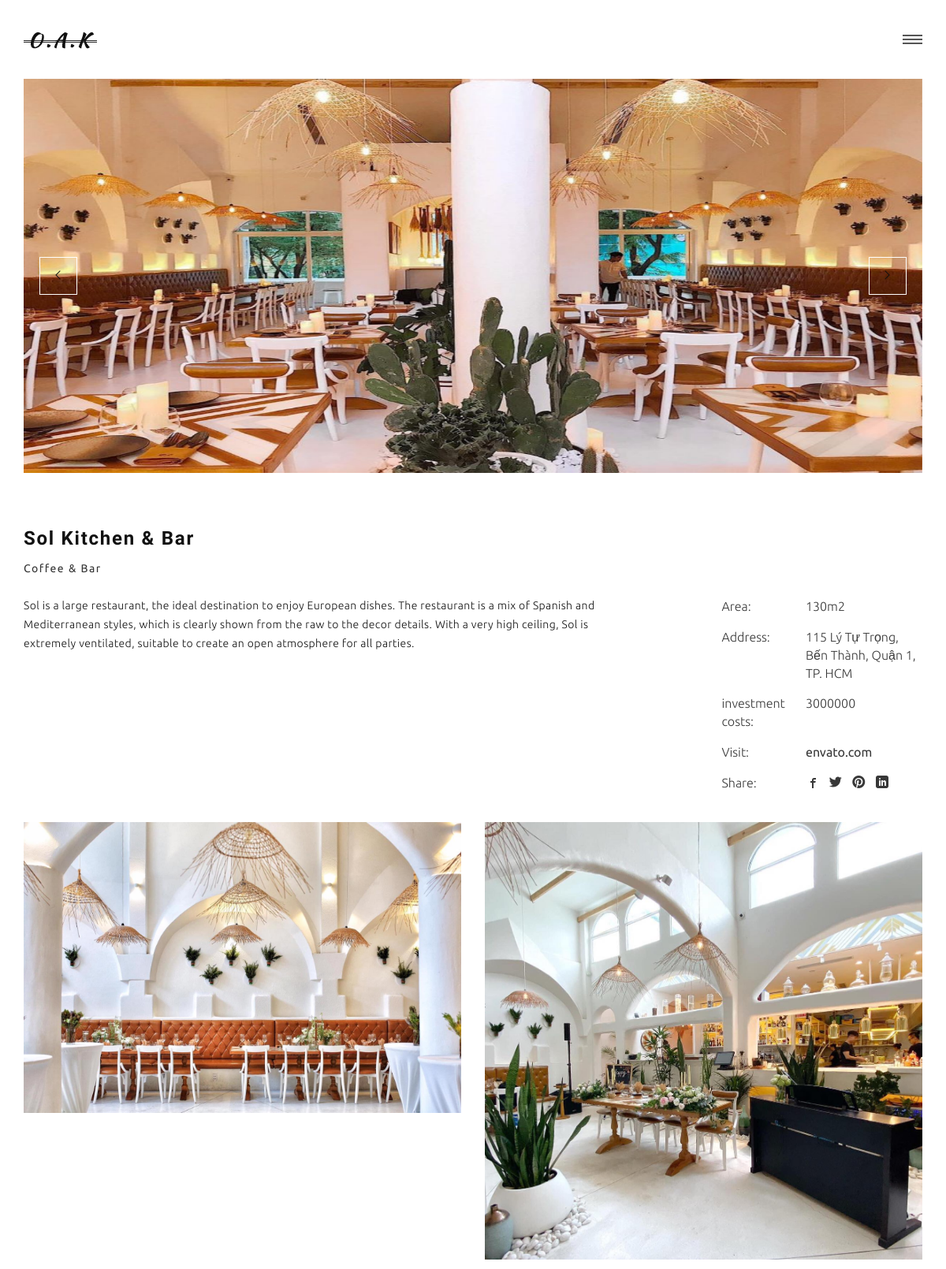
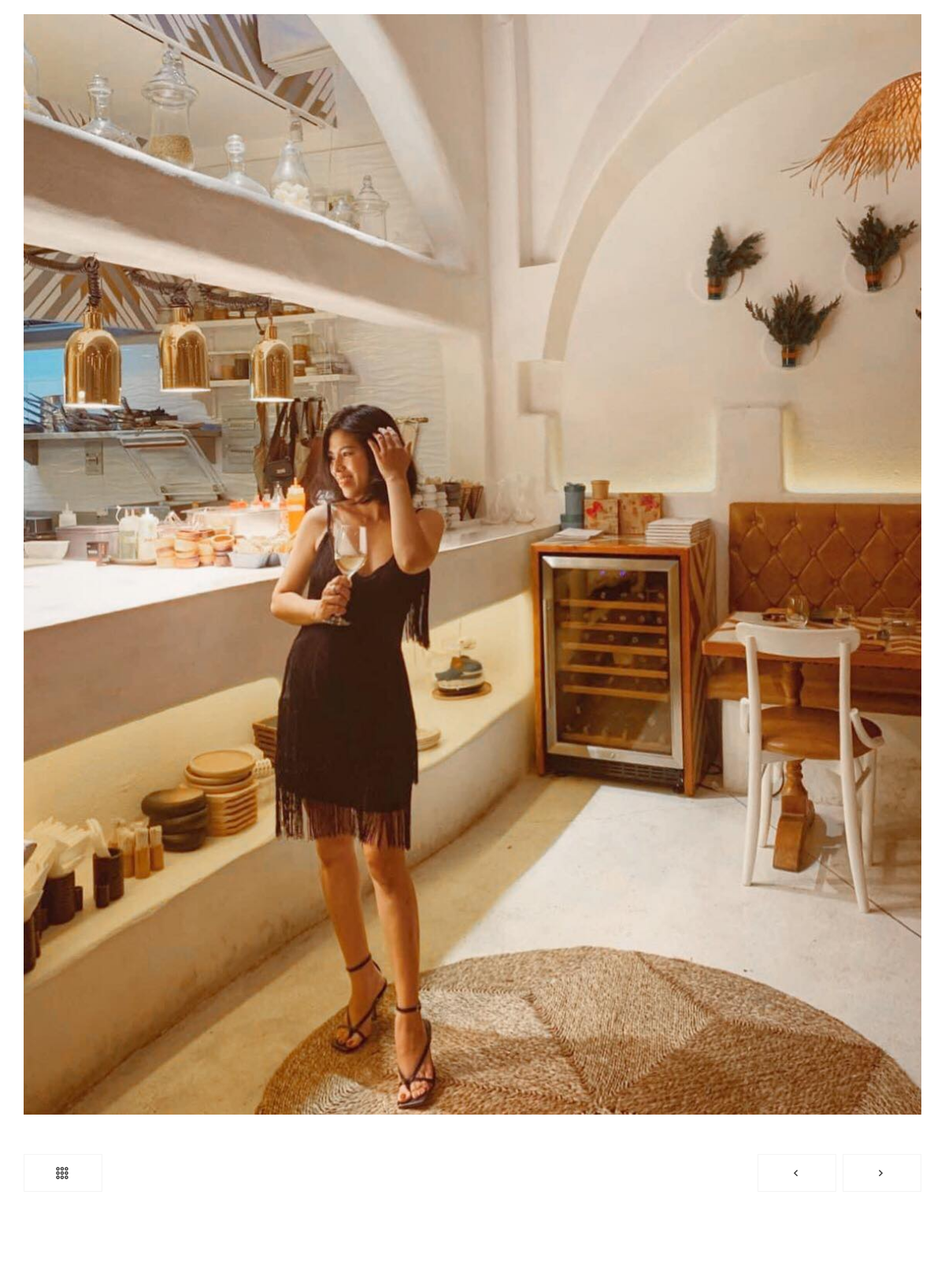
The app's page /singleproject/detail/111 (upper part) with its own data (2 pictures, top to bottom).
### tables this page shows
CREATE TABLE `tbl_project` (
  `id_project` int(11) NOT NULL,
  `title_project` varchar(255) NOT NULL,
  `desc_project` text NOT NULL,
  `price_project` int(100) NOT NULL,
  `area_project` varchar(100) NOT NULL,
  `id_category` int(11) NOT NULL,
  `image_1_project` varchar(255) NOT NULL,
  `image_2_project` varchar(255) NOT NULL,
  `image_3_project` varchar(255) NOT NULL,
  `image_4_project` varchar(255) NOT NULL,
  `image_5_project` varchar(100) NOT NULL,
  `address_project` varchar(100) NOT NULL
);

CREATE TABLE `tbl_category` (
  `id_category` int(11) NOT NULL,
  `title_category` varchar(255) NOT NULL,
  `desc_category` varchar(255) NOT NULL
);

### system/lib/load.php (called while the page is built, shortened)
<?php
class load
{
    public function view($filename, $data = null)
    {
        include 'app/view/' . $filename . '.php';
    }
    public function model($filename)
    {
        return new $filename;
    }
}

### app/controller/singleproject.php (called while the page is built, shortened)
<?php
class singleproject extends Dcontroller
{
    public function detail($id)
    {
        $projectmodel =  $this->load->model('productmodel');
        $categorytmodel =  $this->load->model('categorymodel');
        $table_name = 'tbl_project';
        $table_name_join = 'tbl_category';
        $data['category'] = $categorytmodel->similarbyidhome($table_name_join, $table_name,  $id);
        $data['project'] = $projectmodel->listprojectbyid($table_name, $table_name_join, $id);
        $this->load->view('header');
        $this->load->view('singleproject', $data);
        $this->load->view('footer');
    }
}

### index.php (called while the page is built, shortened)
<?php
$main = new main();

### system/lib/Database.php (called while the page is built, shortened)
<?php
class Database extends PDO
{
    public function select($sql, $data = array(), $fetchStyle = PDO::FETCH_ASSOC)
    {
        $statement = $this->prepare($sql);
        $statement->execute();
        return $statement->fetchAll();
    }
}

### app/model/productmodel.php (called while the page is built, shortened)
<?php
class productmodel extends Dmodel
{
    public function listprojectbyid($table_name, $table_name_join, $id)
    {
        $sql = "SELECT * FROM $table_name,$table_name_join WHERE $table_name.id_category = $table_name_join.id_category AND $table_name.id_project = $id ORDER BY $table_name.id_project DESC";
        return $this->db->select($sql);
    }
}

### system/lib/Dcontroller.php (called while the page is built, shortened)
<?php
class Dcontroller
{
    public function __construct()
    {
        $this->load = new load();
    }
}

### system/lib/Dmodel.php (called while the page is built, shortened)
<?php
class Dmodel
{
    public function __construct()
    {
        $connect = 'mysql:dbname=oak; host=localhost; charset=utf8';
        $user = 'root';
        $pass = '';
        $this->db = new Database($connect, $user, $pass);
    }
}

### app/view/singleproject.php (the view, shortened to what this page needs)
<div class="container">
    <div class="single-project-slider">
        <div class="owl-carousel single-slider">
            <?php foreach ($data['project'] as $key => $proc) {
            ?>
            <div><img style="width:1170px;height:500px;" class="img-responsive center-block"
                    src="<?= BASE_URL ?>public/uploads/project/<?= $proc['image_1_project'] ?>" alt="slider"></div>
            <?php } ?>
        </div>
        <div class="single-controls">
            <span class="arrow-left"><a class="prev-slide" href="javascript:void(0)"><i
                        class="pe-7s-angle-left"></i></a></span>
            <span class="arrow-right"><a class="next-slide" href="javascript:void(0)"><i
                        class="pe-7s-angle-right"></i></a></span>
        </div>
    </div>
</div>
<div class="container">
    <div class="single-portfolio-wrapper">
        <?php foreach ($data['project'] as $key => $proc) {
        ?>
        <div class="row">
            <div class="col-md-8 col-sm-8">
                <h1><?= $proc['title_project'] ?></h1>
                <span class="info"><?= $proc['title_category'] ?></span>
                <p><?= $proc['desc_project'] ?></p>
            </div>
            <div class="col-md-3 col-md-offset-1 col-sm-4">
                <div class="project-information">
                    <table class="table">
                        <tbody>
                            <tr>
                                <td>Area:</td>
                                <td><?= $proc['area_project'] ?></td>
                            </tr>
                            <tr>
                                <td>Address:</td>
                                <td><?= $proc['address_project'] ?></td>
                            </tr>
                            <tr>
                                <td>investment costs:</td>
                                <td><?= $proc['price_project'] ?></td>
                            </tr>
                            <tr>
                                <td>Visit:</td>
                                <td><a href="http://www.envato.com" target="_blank">envato.com</a></td>
                            </tr>
                            <tr>
                                <td>Share:</td>
                                <td>
                                    <ul class="social-buttons">
                                        <li><a href="javasript:void(0);" data-social="fb"><i
                                                    class="iconmoon-facebook"></i></a></li>
                                        <li>
                                            <a href="javascript:void(0);" data-social="tw"> <i
                                                    class="iconmoon-twitter"></i></a>
                                        </li>
                                        <li><a href="javascript:void(0);" data-social="pt"><i
                                                    class="iconmoon-pinterest"></i></a></li>
                                        <li><a href="javascript:void(0);" data-social="ln"><i
                                                    class="iconmoon-linkedin"></i></a></li>
                                    </ul>
                                </td>
                            </tr>
                        </tbody>
                    </table>
                </div>
            </div>
        </div>
        <?php } ?>
    </div>
</div>
<div class="container">
    <div class="single-project-details">
        <?php foreach ($data['project'] as $key => $proc) {
        ?>
        <div class="row">
            <div class="col-md-6 col-sm-6">
                <div class="single-project-images">
                    <img src="<?= BASE_URL ?>public/uploads/project/<?= $proc['image_3_project'] ?>"
                        alt="Single Project">
                </div>
            </div>
            <div class="col-md-6 col-sm-6">
                <div class="single-project-images">
                    <img src="<?= BASE_URL ?>public/uploads/project/<?= $proc['image_4_project'] ?>"
                        alt="Single Project">
                </div>
            </div>
            <div class="col-md-12">
                <div class="single-project-images">
                    <img src="<?= BASE_URL ?>public/uploads/project/<?= $proc['image_5_project'] ?>"
                        alt="Single Project">
                </div>
            </div>
        </div>
        <?php } ?>
    </div>
</div>
<div class="container">
    <div class="portfolio-controls">
        <div class="btn-project home-btn">
            <a href="#" data-hover="Home">
                <i class="pe-7s-keypad"></i>
            </a>
        </div>
        <div class="btn-project forward-btn">
            <a href="#" data-hover="Next">
                <i class="pe-7s-angle-right right"></i>
            </a>
        </div>
        <div class="btn-project back-btn">
            <a href="#" data-hover="Previous">
                <i class="pe-7s-angle-left left"></i>
            </a>
        </div>
    </div>
</div>

### system/lib/main.php (shortened to what this page needs)
<?php
class main
{
    public $url;
    public $controllerName = "index";
    public $methodName = "index";
    public $controllerPath = "app/controller/";
    public $controller;
    public function __construct()
    {
        $this->callMethod();
    }
    public function getUrl()
    {
        if (isset($_GET['url'])) {
            $this->url = $_GET['url'];
            if ($this->url != null) {
                $this->url = rtrim($this->url, '/');
                $this->url = explode('/', filter_var($this->url, FILTER_SANITIZE_URL));
            } else {
                unset($this->url);
            }
        }
    }
    public function loadController()
    {
        if (!isset($this->url[0])) {
            include_once($this->controllerPath . $this->controllerName . '.php');
            $this->controller = new $this->controllerName();
            $this->controller->{$this->methodName}();
        } else {
            $this->controllerName = $this->url[0];
            $fileName = $this->controllerPath . $this->controllerName . '.php';
            if (file_exists($fileName)) {
                if (class_exists($this->controllerName)) {
                    $this->controller = new $this->controllerName();
                } else {
                }
            } else {
                header("Location:" . BASE_URL . "index/notfound");
            }
        }
    }
    public function callMethod()
    {
        if (isset($this->url[2])) {
            $this->methodName = $this->url[1];
            if (method_exists($this->controller, $this->methodName)) {
                $this->controller->{$this->methodName}($this->url[2]);
            } else {
                header("Location:" . BASE_URL . "/index");
            }
        }
    }
}

### app/view/header.php (shortened to what this page needs)
<!doctype html>
<html class="no-js" lang="">
<head>
    <link rel="stylesheet" href="<?= BASE_URL ?>public/css/bootstrap.min.css">
    <link rel="stylesheet" href="<?= BASE_URL ?>public/css/owl.carousel.css">
    <link rel="stylesheet" href="<?= BASE_URL ?>public/css/owl.theme.css">
    <link rel="stylesheet" href="<?= BASE_URL ?>public/css/jquery.kenburnsy.css">
    <link rel="stylesheet" href="<?= BASE_URL ?>public/css/animate.css">
    <link rel="stylesheet" href="<?= BASE_URL ?>public/css/pe-icon-7-stroke.css">
    <link rel="stylesheet" href="<?= BASE_URL ?>public/css/iconmoon.css">
    <link rel="stylesheet" href="<?= BASE_URL ?>public/css/et-line.css">
    <link rel="stylesheet" href="<?= BASE_URL ?>public/css/ionicons.css">
    <link rel="stylesheet" href="<?= BASE_URL ?>public/css/magnific-popup.css">
    <link rel="stylesheet" type="text/css" href="<?= BASE_URL ?>public/css/tabs.css" />
    <link rel="stylesheet" type="text/css" href="<?= BASE_URL ?>public/css/tabstyles.css" />
    <link rel="stylesheet" href="<?= BASE_URL ?>public/css/loader-1.css">
    <link rel="stylesheet" href="<?= BASE_URL ?>public/css/main.css">
    <link rel="stylesheet" href="<?= BASE_URL ?>public/css/responsive.css">
</head>
<div class="header">
    <div class="container">
        <div class="logo">
            <a href="index.php">
                <img src="<?= BASE_URL ?>public/img/logo.png" alt="Logo">
            </a>
        </div>
        <button class="main-menu-indicator" id="open-button">
            <span class="line"></span>
        </button>
    </div>
</div>

### app/view/footer.php (shortened to what this page needs)
</body>
</html>

### public/css/main.css (style rules this page uses)
html { -webkit-font-smoothing: antialiased; -moz-osx-font-smoothing: grayscale; }
a { color: #383838; transition: all 0.5s; }
a, a:visited { font-weight: 400; text-decoration: none; }
p { color: #111111; line-height: 24px; font-size: 14px; font-weight: 100; clear: both; letter-spacing: 0.4px; }
h1 { font-size: 24px; font-weight: bold; }
h1, h2, h3, h4, h5, h6 { font-family: 'Lekton', sans-serif; letter-spacing: 1.3pt; color: #111111; clear: both; padding-bottom: 5px; }
ul { padding-left: 25px; }
ul li { list-style-type: inherit; }
.header { height: 100px; width: 100%; background: #fff; z-index: 9; position: relative; }
.logo { float: left; line-height: 100px; }
.main-menu-indicator { display: block; border: none; padding: 0; cursor: pointer; z-index: 1000; height: 62px; width: 25px; background: transparent; outline: 0; float: right; position: relative; margin: 17px 0 17px 0; }
.main-menu-indicator>span { transition: all 0.1s ease 0s; display: block; position: absolute; width: 25px; height: 2px; top: 32px; left: 0; right: 0; margin: auto; background: #545454; }
.main-menu-indicator>span:before, .main-menu-indicator>span:after { transition: all 0.2s ease 0s; position: absolute; content: ''; width: 25px; height: 2px; background: #545454; left: 0; }
.main-menu-indicator>span:after { top: -5px; }
.main-menu-indicator>span:before { bottom: -5px; }
.single-project-slider { position: relative; }
.single-project-slider .single-controls .arrow-left, .single-project-slider .single-controls .arrow-right { position: absolute; top: calc(50% - 24px); color: #fff; width: 48px; height: 48px; line-height: 48px; font-size: 30px; text-align: center; }
.single-project-slider .single-controls .arrow-left { left: 20px; }
.single-project-slider .single-controls .arrow-right { right: 20px; }
.single-project-slider .single-controls .arrow-left a, .single-project-slider .single-controls .arrow-right a { display: block; width: 100%; height: 100%; font-size: 30px; color: #111111; border: 1px solid #fff; }
.single-portfolio-wrapper { margin-top: 50px }
.single-portfolio-wrapper span.info { font-size: 14px; letter-spacing: 1.5px; padding-bottom: 25px; clear: both; float: left; }
.table>thead>tr>th, .table>tbody>tr>th, .table>tfoot>tr>th, .table>thead>tr>td, .table>tbody>tr>td, .table>tfoot>tr>td { border: 0; font-size: 16px; font-weight: 300; color: #383838; }
ul.social-buttons { padding: 0; }
ul.social-buttons li { display: inline-block; padding-right: 10px; }
.single-project-images { margin-bottom: 30px; }
.single-project-images img { max-width: 100%; height: auto; display: block; margin: auto; }
.portfolio-controls { background: #f1f1f1; margin-top: 20px; }
.btn-project { width: 100px; height: 48px; text-align: center; line-height: 48px; border: 1px solid #f4f4f4; font-size: 24px; }
.home-btn { float: left; }
.back-btn, .forward-btn { float: right; margin-left: 8px; }
.btn-project a { background: transparent; outline: none; position: relative; overflow: hidden; display: block; }
.btn-project a:before { content: attr(data-hover); position: absolute; left: 0; right: 0; margin: auto; text-transform: uppercase; letter-spacing: 3px; font-weight: 800; opacity: 0; transform: translate(100%, 0); transition: all .3s ease-in-out; font-size: 10px; background: #7beec7; }
.btn-project a i { text-transform: uppercase; letter-spacing: 3px; font-weight: 800; font-size: .8em; transition: all .3s ease-in-out; }

### public/css/responsive.css (style rules this page uses)
@media (min-width: 768px) { .project-information .table { margin-top: 100px; } }

### records on screen
tbl_project: image_1_project (picture), title_project "Sol Kitchen & Bar", id_category.title_category "Coffee & Bar", desc_project "Sol is a large restaurant, the ideal destination to enjoy European dishes. The restaurant is a mix of Spanish and Mediterranean styles, which is clearly shown from the raw to the decor details. With a very high ceiling, Sol is extremely ventilated, suitable to create an open atmosphere for all parties.", area_project "130m2", address_project "115 Lý Tự Trọng, Bến Thành, Quận 1, TP. HCM", price_project "3000000", image_3_project (picture), image_4_project (picture), image_5_project (picture)
